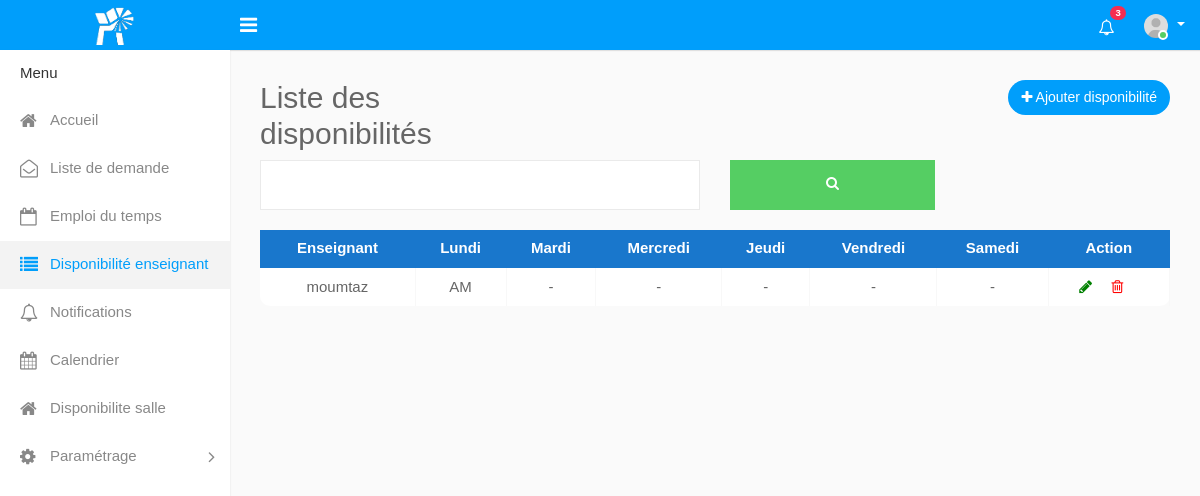
The app's page /disponibilite.php, older data.
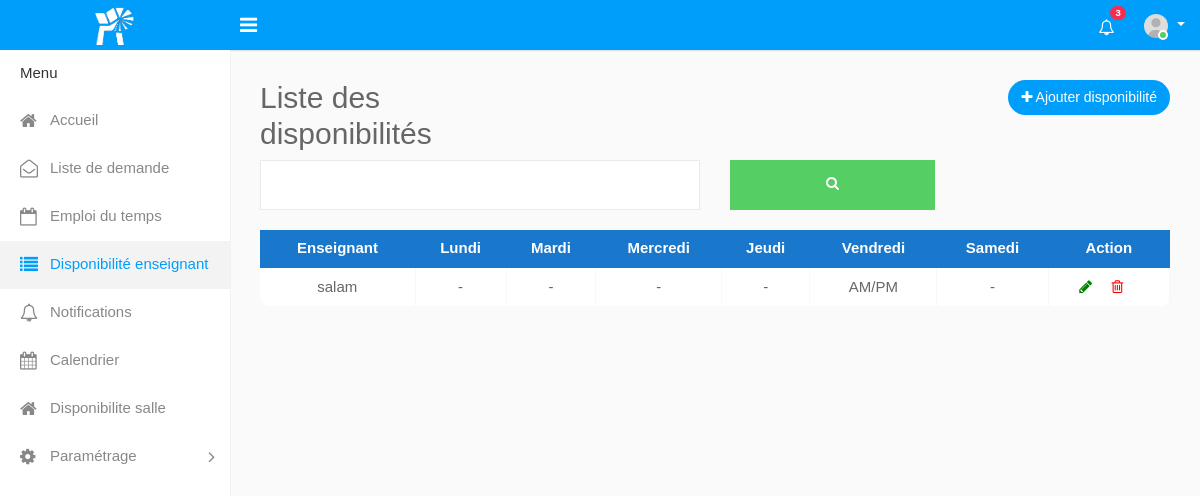
The same page, newer data.
### tables this page shows
CREATE TABLE `disponibilite` (
  `id_dispo` int(11) NOT NULL,
  `lundi` varchar(50) NOT NULL,
  `mardi` varchar(50) NOT NULL,
  `mercredi` varchar(50) NOT NULL,
  `jeudi` varchar(50) NOT NULL,
  `vendredi` varchar(50) NOT NULL,
  `samedi` varchar(50) NOT NULL,
  `id_enseignant` int(11) DEFAULT NULL
);

CREATE TABLE `enseignant` (
  `id_enseignant` int(11) NOT NULL,
  `nom_enseignant` varchar(50) NOT NULL,
  `email_enseignant` varchar(50) NOT NULL,
  `adresse` varchar(50) NOT NULL,
  `telephone` varchar(50) NOT NULL,
  `statut_enseignant` varchar(50) NOT NULL,
  `password` varchar(50) NOT NULL
);

### disponibilite.php (the view, shortened to what the changed rows need)
<?php
include('config.php');
    $sql = "SELECT *, enseignant.nom_enseignant FROM disponibilite
            JOIN enseignant ON disponibilite.id_enseignant = enseignant.id_enseignant";
$result = mysqli_query($mysqli, $sql);
?>
<!DOCTYPE html>
<html lang="en">
<head>
    <link rel="stylesheet" type="text/css" href="assets/css/bootstrap.min.css">
    <link rel="stylesheet" type="text/css" href="assets/css/font-awesome.min.css">
    <link rel="stylesheet" type="text/css" href="assets/css/select2.min.css">
    <link rel="stylesheet" type="text/css" href="assets/css/style.css">
</head>
<body>
    <div class="main-wrapper">
        <div class="page-wrapper">
            <div class="content">
                <div class="row">
                    <div class="col-sm-4">
                        <h2>Liste des disponibilités</h2>
                    </div>
                </div>
                <div class="row">
                    <div class="col-md-12">
                        <div class="table-responsive">
                            <table class="fl-table">
                                <thead>
                                    <tr>
                                        <th>Enseignant</th>
                                        <th>Lundi</th>
                                        <th>Mardi</th>
                                        <th>Mercredi</th>
                                        <th>Jeudi</th>
                                        <th>Vendredi</th>
                                        <th>Samedi</th>
                                        <th>Action</th>
                                    </tr>
                                </thead>
                                <tbody>
                                    <?php while ($row = mysqli_fetch_array($result)) {
                                        echo "<tr>";
                                        echo "<td>" . $row['nom_enseignant'] . "</td>";
                                        echo "<td>";
                                        if ($row['lundi'] == 1) {
                                            echo "AM";
                                        } elseif ($row['lundi'] == 2) {
                                            echo "PM";
                                        } elseif ($row['lundi'] == 3) {
                                            echo "AM/PM";
                                        } else {
                                            echo "-";
                                        }
                                        echo "</td>";
                                        echo "<td>";
                                        if ($row['mardi'] == 1) {
                                            echo "AM";
                                        } elseif ($row['mardi'] == 2) {
                                            echo "PM";
                                        } elseif ($row['mardi'] == 3) {
                                            echo "AM/PM";
                                        } else {
                                            echo "-";
                                        }
                                        echo "</td>";
                                        echo "<td>";
                                        if ($row['mercredi'] == 1) {
                                            echo "AM";
                                        } elseif ($row['mercredi'] == 2) {
                                            echo "PM";
                                        } elseif ($row['mercredi'] == 3) {
                                            echo "AM/PM";
                                        } else {
                                            echo "-";
                                        }
                                        echo "</td>";
                                        echo "<td>";
                                        if ($row['jeudi'] == 1) {
                                            echo "AM";
                                        } elseif ($row['jeudi'] == 2) {
                                            echo "PM";
                                        } elseif ($row['jeudi'] == 3) {
                                            echo "AM/PM";
                                        } else {
                                            echo "-";
                                        }
                                        echo "</td>";
                                        echo "<td>";
                                        if ($row['vendredi'] == 1) {
                                            echo "AM";
                                        } elseif ($row['vendredi'] == 2) {
                                            echo "PM";
                                        } elseif ($row['vendredi'] == 3) {
                                            echo "AM/PM";
                                        } else {
                                            echo "-";
                                        }
                                        echo "</td>";
                                        echo "<td>";
                                        if ($row['samedi'] == 1) {
                                            echo "AM";
                                        } elseif ($row['samedi'] == 2) {
                                            echo "PM";
                                        } elseif ($row['samedi'] == 3) {
                                            echo "AM/PM";
                                        } else {
                                            echo "-";
                                        }
                                        echo "</td>";
                                        echo "<td> <a href=\"EditDispo.php?id_dispo=" . $row['id_dispo'] . "\" style=\"margin-right:10px; color:green;\"><i class=\"fa fa-pencil m-r-5\"></i></a>
                                        <a href=\"deleteDispo.php?id_dispo=" . $row['id_dispo'] . "\" style=\"margin-right:10px; color:red;\" onClick=\"return confirm('Êtes-vous sûr de vouloir supprimer cette disponibilité ?');\"><i class=\"fa fa-trash-o m-r-5\"></i></a></td> ";
                                        echo "</tr>";
                                    } ?>
                                </tbody>
                            </table>
                        </div>
                    </div>
                </div>
            </div>
        </div>
    </div>
</body>
</html>

Row changes from the older to the newer data that the page shows:
removed disponibilite: id_enseignant.nom_enseignant "moumtaz", lundi "AM"
added disponibilite: id_enseignant.nom_enseignant "salam", vendredi "AM/PM"
